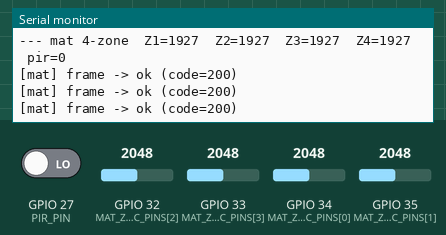
A sketch run on a simulated ESP32. Parts: the last lines printed to the serial monitor. Inputs (shaded band) come from the test bench; at power-on: GPIO 32 (MAT_ZONE_ADC_PINS[2]) = 2048, GPIO 33 (MAT_ZONE_ADC_PINS[3]) = 2048, GPIO 34 (MAT_ZONE_ADC_PINS[0]) = 2048, GPIO 35 (MAT_ZONE_ADC_PINS[1]) = 2048, GPIO 27 (PIR_PIN) LOW. Uploads are accepted with an empty reply; random numbers use the default seed unless the sketch sets one.

Above: at 2.7 s.
2.8 s: GPIO 32 (MAT_ZONE_ADC_PINS[2]) set to 2866
At 3.19 s:
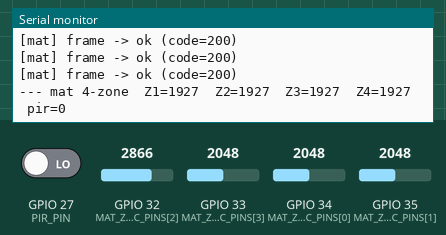
4.3 s: GPIO 33 (MAT_ZONE_ADC_PINS[3]) set to 2866
At 4.43 s:
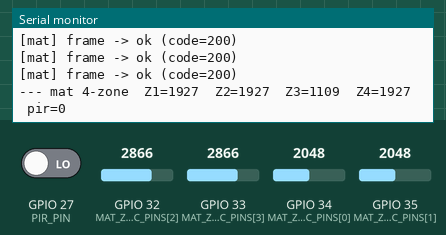
5.8 s: GPIO 34 (MAT_ZONE_ADC_PINS[0]) set to 2866
At 5.99 s:
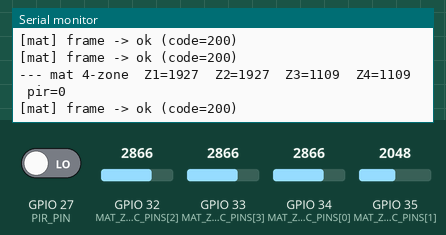
7.3 s: GPIO 35 (MAT_ZONE_ADC_PINS[1]) set to 2866
At 7.54 s:
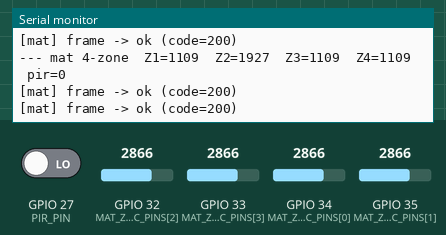
8.8 s: GPIO 27 (PIR_PIN) driven HIGH
At 9.29 s:
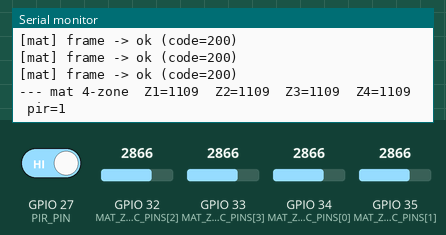
10.3 s: GPIO 32 (MAT_ZONE_ADC_PINS[2]) set to 3972
At 10.85 s:
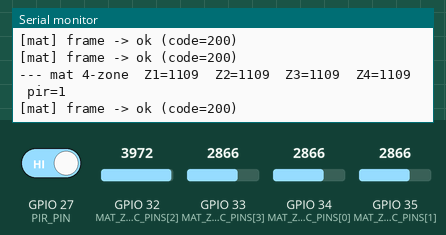

The sketch:

mat_node.ino
```cpp
/*
 * SafeBath AI — Board 1: Four-Zone Velostat Pressure Mat (Fall Risk) + PIR
 * Phase A standalone node.
 *
 * PHYSICAL DESIGN (this is the active hardware, not the old scanned grid):
 *   A 30 cm x 30 cm Velostat sheet with four independent sensing zones in a
 *   2x2 layout. Each zone is its own electrode pair — one copper electrode on
 *   the top face and a corresponding one on the bottom face — with the Velostat
 *   sandwiched between them. Small insulating gaps separate adjacent zones so
 *   the four electrodes do not short together. Each zone has its own electrical
 *   connection, i.e. four independent resistive sensors, NOT a scanned
 *   row/column matrix.
 *
 *     +---------------------+---------------------+
 *     | Zone 1 (top-left)   | Zone 2 (top-right)  |
 *     +---------------------+---------------------+
 *     | Zone 3 (bottom-left)| Zone 4 (bottom-right)|
 *     +---------------------+---------------------+
 *
 * READOUT: each zone is a variable resistance that changes with pressure. Wire
 *   each zone as a voltage divider (zone element in series with a fixed
 *   resistor) and read the divider node on a dedicated ESP32 ADC1 input. A
 *   single analogRead per zone cannot be trusted for a real decision, so each
 *   zone is oversampled and averaged (see readZone()).
 *
 *   >>> HARDWARE BLOCKER — NOT YET VALIDATED <<<
 *   The four-zone mat has NOT been wired or measured. This sketch uses a
 *   PROPOSED, safe ADC1 pin map (below). Before this firmware is trusted you
 *   must:
 *     1. Confirm the four zone electrodes' actual GPIO connections and update
 *        MAT_ZONE_ADC_PINS to match. Do not assume this proposal is your build.
 *     2. Confirm the divider resistor arrangement. The reference image shows a
 *        10 kOhm resistor on the signal side, which is NOT a complete circuit
 *        spec: with a fixed 10 kOhm to GND the divider node voltage V = 3.3V *
 *        R_zone / (R_zone + 10k), so it RISES with pressure if R_zone rises and
 *        FALLS if R_zone falls (Velostat's resistance typically falls under
 *        pressure, i.e. "decrease" polarity). Measure yours and set
 *        MAT_ZONE_POLARITY_INCREASE accordingly.
 *     3. Never drive a high-current load from an ESP32 GPIO — the mat only ever
 *        sits on an ADC input.
 *
 *   Until (1) and (2) are done, no physical zone reading has been verified.
 *
 * TRANSPORT (unchanged, working): POSTs the v1 contract to the RPi over HTTP
 * (no MQTT). Four-zone frame:
 *   POST /api/v1/telemetry
 *   payload {"sensor_type":"pressure_4zone","zones":[z1,z2,z3,z4]}
 *   with the SAME device identity ("mat-01"), Wi-Fi config, server address,
 *   HTTP transport, boot-id and per-boot sequence validation as before.
 * The four readings are sent in the canonical order
 *   zone_1_top_left, zone_2_top_right, zone_3_bottom_left, zone_4_bottom_right
 * (backend/schemas.py MAT_ZONE_ORDER).
 *
 * LEGACY 12x6 GRID: the old scanned grid (CD4067 16-ch mux + 74HC595, 72 cells)
 * is retained ONLY for explicit backward compatibility. It is compiled out by
 * default; set MAT_ZONE_MODE to 0 to rebuild that path (POSTs {"values":[72]}).
 * Both paths share the same Wi-Fi/boot-id/sequence code.
 *
 * Libraries: none beyond the ESP32 core (HTTPClient + WiFi).
 */
#include "../common/SafeBathNode.h"

const char* ssid        = "OnePlus 5";
const char* password    = "Yatslove";
const char* server_host = "192.168.43.66";   // RPi IP (edge server)
const uint16_t server_port = 8000;
const char* node_token  = "";               // must match SAFEBATH_DEVICES token (if any)

safebath::Node node("mat-01", "mat", "1.0.0");

// Network bring-up Step 1 (Network & Autonomous Build Guide Section 1):
// keep true until the Serial-only sanity check passes — firmware reads the
// sensors and prints instead of touching the network entirely.
#define DEBUG_SERIAL_ONLY false

// --- mat sensing mode ------------------------------------------------------
// 1 = four-zone Velostat mat (2x2) — DEFAULT / active hardware
// 0 = legacy 12x6 scanned grid (72 cells, CD4067 + 74HC595) — explicit compat
#define MAT_ZONE_MODE 1
#define MAT_ZONE_COUNT 4

// PIR is unchanged (final confirmed wiring).
#define PIR_PIN 27

#if MAT_ZONE_MODE

/* Four independent zones -> four ESP32 ADC1 inputs.
 * PROPOSED pin map: {Z1,Z2,Z3,Z4} = {34,35,32,33}. These are all ADC1-safe on
 * an ESP32 DevKit (ADC2 shares the Wi-Fi radio and cannot be used while the
 * radio is up). INPUT-ONLY wiring: the mat only drives an ADC node through the
 * divider, never a load. CHANGE THIS ARRAY to match your physical build. */
static const int MAT_ZONE_ADC_PINS[MAT_ZONE_COUNT] = {34, 35, 32, 33};

// Oversampling: average N reads per zone to knock down ADC noise. Keep in sync
// with the calibration procedure (docs/mat_zone_calibration.md).
#define MAT_ZONE_SAMPLES 8

// ADC polarity: 1 if the raw reading RISES with pressure, 0 if it FALLS.
// Velostat resistance typically decreases under pressure, so a fixed
// resistor-to-GND divider usually reads FALLING voltage -> 0. MEASURE FIRST.
#define MAT_ZONE_POLARITY_INCREASE 0

// TODO(calibration): placeholder baseline/noise-model constants — replace with
// measured per-zone values from docs/mat_zone_calibration.md. These are NOT
// measured values and no calibrated pressure/force is claimed here.
#define CALIB_OFFSET 120
#define CALIB_GAIN   1.0

/* Read one zone: average MAT_ZONE_SAMPLES ADC samples on the zone's pin, then
 * clamp into the 12-bit ADC range. No unit conversion — the value is raw ADC
 * counts, matching the wire contract. */
int readZone(int pin) {
  long acc = 0;
  for (int i = 0; i < MAT_ZONE_SAMPLES; i++) {
    acc += analogRead(pin);
    delayMicroseconds(200);
  }
  int raw = (int)(acc / MAT_ZONE_SAMPLES);
  if (!MAT_ZONE_POLARITY_INCREASE) raw = 4095 - raw;   // normalize to rise-with-pressure
  return constrain((int)((raw - CALIB_OFFSET) * CALIB_GAIN), 0, 4095);
}

void scanZones(int out[MAT_ZONE_COUNT]) {
  for (int i = 0; i < MAT_ZONE_COUNT; i++) out[i] = readZone(MAT_ZONE_ADC_PINS[i]);
}

void printZones(const int zones[MAT_ZONE_COUNT]) {
  Serial.print("--- mat 4-zone");
  for (int i = 0; i < MAT_ZONE_COUNT; i++) {
    Serial.printf("  Z%d=%d", i + 1, zones[i]);
  }
  Serial.printf("  pir=%d\n", digitalRead(PIR_PIN));
}

#else  /* MAT_ZONE_MODE == 0 : LEGACY 12x6 SCANNED GRID (compat only) */

// Wiring = SafeBath_AI_Final_Master_Guide.md Section 1 (Board 1) — the OLD
// scanned-grid prototype. Kept for compatibility; not the active hardware.
#define MUX_S0 16
#define MUX_S1 17
#define MUX_S2 18
#define MUX_S3 19
#define MUX_SIG 34

#define SR_DS 23
#define SR_SHCP 25
#define SR_STCP 26

#define CALIB_OFFSET 120
#define CALIB_GAIN   1.0

int frame[12][6];  // [row][col] = 12 x 6 = 72 cells

void selectMuxChannel(int ch) {
  digitalWrite(MUX_S0, bitRead(ch, 0));
  digitalWrite(MUX_S1, bitRead(ch, 1));
  digitalWrite(MUX_S2, bitRead(ch, 2));
  digitalWrite(MUX_S3, bitRead(ch, 3));
}

void driveColumn(int col) {
  // Shift out a single HIGH bit at position `col`, rest LOW. MSB-first means
  // the HIGH bit lands on 74HC595 output Q(5-col) (6-bit shift). Keep the
  // physical Q1-Q6 -> column wiring consistent with that mapping.
  digitalWrite(SR_STCP, LOW);
  for (int i = 5; i >= 0; i--) {
    digitalWrite(SR_SHCP, LOW);
    digitalWrite(SR_DS, (i == col) ? HIGH : LOW);
    digitalWrite(SR_SHCP, HIGH);
  }
  digitalWrite(SR_STCP, HIGH);
}

void scanMat() {
  for (int col = 0; col < 6; col++) {
    driveColumn(col);
    delayMicroseconds(50);
    for (int row = 0; row < 12; row++) {
      selectMuxChannel(row);
      delayMicroseconds(20);
      frame[row][col] = analogRead(MUX_SIG);
    }
  }
}

/* Prints the full 12x6 frame to the Serial Monitor (115200 baud) so every cell
 * value can be checked on the bench without the dashboard/backend. */
void printMatGrid() {
  Serial.println("--- mat 12x6 (rows R0-R11 = CD4067 ch, cols C0-C5 = Q5..Q0) ---");
  for (int r = 0; r < 12; r++) {
    for (int c = 0; c < 6; c++) {
      if (c) Serial.print("  ");
      Serial.print(frame[r][c]);
    }
    Serial.println("");
  }
  int mn = 4095, mx = 0, sum = 0;
  int hotRow = -1, hotCol = -1;
  for (int r = 0; r < 12; r++)
    for (int c = 0; c < 6; c++) {
      int v = frame[r][c];
      sum += v;
      if (v < mn) mn = v;
      if (v > mx) { mx = v; hotRow = r; hotCol = c; }
    }
  Serial.printf("min=%d max=%d sum=%d peak@r%d,c%d pir=%d\n",
                mn, mx, sum, hotRow, hotCol, digitalRead(PIR_PIN));
}

#endif /* MAT_ZONE_MODE */

/* -------------------- Setup -------------------- */
void setup() {
  Serial.begin(115200);
  Serial.println();
  Serial.println("=================================");
  Serial.println("SafeBath AI - Mat Node 1 (v4 HTTP)");
  Serial.println("=================================");

#if MAT_ZONE_MODE
  // Four-zone dividers are read on ADC1 inputs; set a full 0-3.3 V attenuation
  // so the divider node spans the whole range.
  for (int i = 0; i < MAT_ZONE_COUNT; i++) {
    pinMode(MAT_ZONE_ADC_PINS[i], INPUT);
    analogSetPinAttenuation(MAT_ZONE_ADC_PINS[i], ADC_11db);
  }
  Serial.println("[mat] mode=four_zone (2x2) — NOT hardware-validated yet");
#else
  pinMode(MUX_S0, OUTPUT); pinMode(MUX_S1, OUTPUT);
  pinMode(MUX_S2, OUTPUT); pinMode(MUX_S3, OUTPUT);
  pinMode(SR_DS, OUTPUT); pinMode(SR_SHCP, OUTPUT); pinMode(SR_STCP, OUTPUT);
  Serial.println("[mat] mode=legacy 12x6 grid (compatibility)");
#endif
  pinMode(PIR_PIN, INPUT);

  node.begin(ssid, password, server_host, server_port, node_token);
  Serial.println("[main] mat node ready.");
}

/* -------------------- Loop -------------------- */
bool lastPirState = false;

void loop() {
#if MAT_ZONE_MODE
  int zones[MAT_ZONE_COUNT];
  scanZones(zones);
#else
  scanMat();
#endif

  if (DEBUG_SERIAL_ONLY) {
    // press each sensing element and confirm only its reading jumps
    // (Master Guide Section 2.1 step 8)
    static unsigned long lastPrint = 0;
    if (millis() - lastPrint > 500) {
      lastPrint = millis();
#if MAT_ZONE_MODE
      printZones(zones);
#else
      printMatGrid();
#endif
    }
    delay(50);
    return;   // skip WiFi entirely until Step 1 passes
  }

#if MAT_ZONE_MODE
  // {"sensor_type":"pressure_4zone","zones":[z1,z2,z3,z4]} — exactly the
  // backend's Pressure4ZonePayload (routed to sensor/mat/zones, no 72-cell
  // check). Order is canonical: Z1 TL, Z2 TR, Z3 BL, Z4 BR.
  String payload = "{\"sensor_type\":\"pressure_4zone\",\"zones\":[";
  char buf[8];
  for (int i = 0; i < MAT_ZONE_COUNT; i++) {
    itoa(zones[i], buf, 10);
    payload += buf;
    if (i != MAT_ZONE_COUNT - 1) payload += ",";
  }
  payload += "]}";
#else
  // one flat 72-int array, row-major — exactly the schema's {"values":[...]}
  String payload = "{\"values\":[";
  char buf[8];
  for (int row = 0; row < 12; row++) {
    for (int col = 0; col < 6; col++) {
      int v = constrain((int)(((frame[row][col] - CALIB_OFFSET)) * CALIB_GAIN),
                        0, 4095);
      itoa(v, buf, 10);
      payload += buf;
      if (!(row == 11 && col == 5)) payload += ",";
    }
  }
  payload += "]}";
#endif
  int code = 0;
  bool ok = node.telemetry(payload.c_str(), &code);
  Serial.printf("[mat] frame -> %s (code=%d)\n", ok ? "ok" : "failed", code);

  bool pir = digitalRead(PIR_PIN);
  if (pir != lastPirState) {
    lastPirState = pir;
    node.event(pir ? "{\"entry\": true}" : "{\"entry\": false}");
  }

  // keep the readings visible on the Serial Monitor while streaming too
  static unsigned long lastGrid = 0;
  if (millis() - lastGrid > 1000) {
    lastGrid = millis();
#if MAT_ZONE_MODE
    printZones(zones);
#else
    printMatGrid();
#endif
  }

  delay(100);   // ~10 Hz frame rate
}
```

Measured:
- after the input at 8.8 s, the serial monitor: prints a new line after 0.28 s (image 5)
